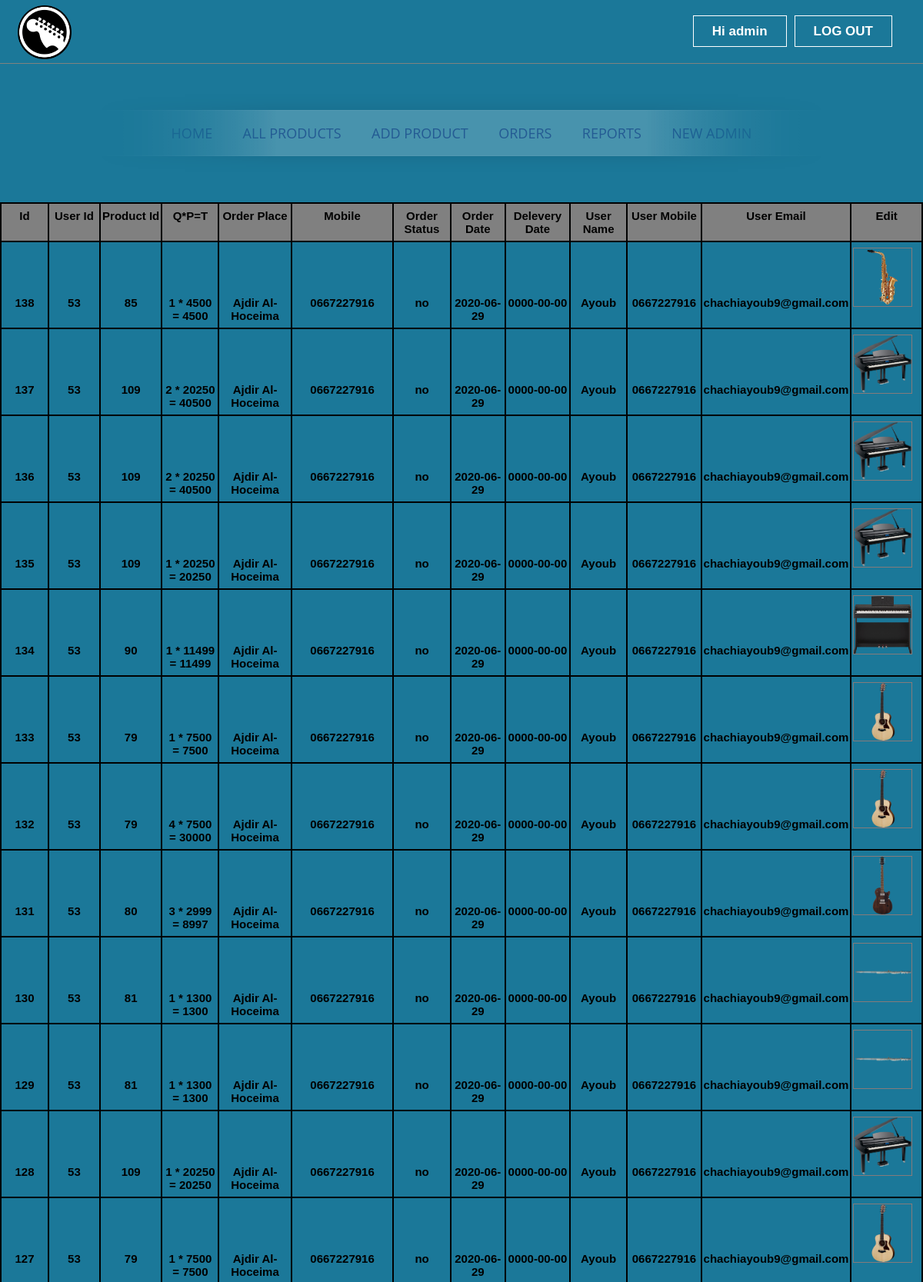
Screenshot of /admin/orders.php (signed in, upper part) with the database file from the repository.
### tables this page shows
CREATE TABLE `orders` (
  `id` int(11) NOT NULL,
  `uid` int(11) NOT NULL,
  `pid` int(11) NOT NULL,
  `quantity` int(11) NOT NULL,
  `oplace` text NOT NULL,
  `mobile` varchar(15) NOT NULL,
  `dstatus` varchar(10) NOT NULL DEFAULT 'no',
  `odate` date NOT NULL,
  `ddate` date NOT NULL,
  `delivery` varchar(30) NOT NULL
);

CREATE TABLE `products` (
  `id` int(11) NOT NULL,
  `pName` varchar(100) NOT NULL,
  `price` int(11) NOT NULL,
  `piece` int(11) NOT NULL,
  `description` text NOT NULL,
  `available` int(11) NOT NULL,
  `category` varchar(100) NOT NULL,
  `type` varchar(100) NOT NULL,
  `item` varchar(100) NOT NULL,
  `pCode` varchar(20) NOT NULL,
  `picture` text NOT NULL
);

CREATE TABLE `user` (
  `id` int(11) NOT NULL,
  `firstName` varchar(25) NOT NULL,
  `lastName` varchar(25) NOT NULL,
  `email` varchar(100) NOT NULL,
  `mobile` varchar(20) NOT NULL,
  `address` varchar(120) NOT NULL,
  `password` varchar(100) NOT NULL,
  `confirmCode` varchar(10) NOT NULL,
  `activation` varchar(10) NOT NULL DEFAULT 'no'
);

### admin/orders.php (the view, shortened to what this page needs)
<?php include ( "../inc/connect.inc.php" ); ?>
<?php
if (!isset($_SESSION['admin_login'])) {
	header("location: login.php");
	$user = "";
}
else {
	$user = $_SESSION['admin_login'];
	$result = mysqli_query($con,"SELECT * FROM admin WHERE id='$user'");
		$get_user_email = mysqli_fetch_assoc($result);
			$uname_db = $get_user_email['firstName'];
			$utype_db=$get_user_email['type'];
}
?>
<!doctype html>
<html>
	<head>
		<link rel="stylesheet" type="text/css" href="../css/style.css">
	</head>
	<body class="home-welcome-text"  style="background-color:#1b7899;">
		<div class="homepageheader">
			<div class="signinButton loginButton">
				<div class="uiloginbutton signinButton loginButton" style="margin-right: 40px;">
					<?php
						if ($user!="") {
							echo '<a style="text-decoration: none;color: #fff;" href="logout.php">LOG OUT</a>';
						}
					 ?>
				</div>
				<div class="uiloginbutton signinButton loginButton">
					<?php
						if ($user!="") {
							echo '<a style="text-decoration: none;color: #fff;" href="login.php">Hi '.$uname_db.'</br><span style="color: #de2a74"></span></a>';
						}
						else {
							echo '<a style="text-decoration: none;color: #fff;" href="login.php">LOG IN</a>';
						}
					 ?>
				</div>
			</div>
			<div style="float: left; margin: 5px 0px 0px 23px;">
				<a href="index.php">
					<img style=" height: 70px; margin-top:2px;" src="../image/logo.png">
				</a>
			</div>
		</div>
		<nav>
	  <ul>
	    <li>
	      <a href="index.php">Home</a>
	    </li>
	    <li>
	      <a href="allproducts.php">All Products</a>
	    </li>
	    <li>
	      <a href="addproduct.php">Add Product</a>
	    </li>
	    <li>
	      <a href="orders.php">Orders</a>
	    </li>
	    <?php
						if($utype_db == 'admin'){
							echo '<li><a href="report.php">Reports</a></li>
								<li><a href="newadmin.php">New Admin</a></li>';
						}
					?>
	  </ul>
	</nav>
		<div>
			<table class="rightsidemenu">
				<tr style="font-weight: bold;" colspan="10" bgcolor="grey">
					<th>Id</th>
					<th>User Id</th>
					<th>Product Id</th>
					<th>Q*P=T</th>
					<th>Order Place</th>
					<th>Mobile</th>
					<th>Order Status</th>
					<th>Order Date</th>
					<th>Delevery Date</th>
					<th>User Name</th>
					<th>User Mobile</th>
					<th>User Email</th>
					<th>Edit</th>
				</tr>
				<tr>
					<?php include ( "../inc/connect.inc.php");
					$query = "SELECT * FROM orders ORDER BY id DESC";
					$run = mysqli_query($con,$query);
					while ($row=mysqli_fetch_assoc($run)) {
						$oid = $row['id'];
						$ouid = $row['uid'];
						$opid = $row['pid'];
						$oquantity = $row['quantity'];
						$oplace = $row['oplace'];
						$omobile = $row['mobile'];
						$odstatus = $row['dstatus'];
						$odate = $row['odate'];
						$ddate = $row['ddate'];
						$query1 = "SELECT * FROM user WHERE id='$ouid'";
						$run1 = mysqli_query($con,$query1);
						$row1=mysqli_fetch_assoc($run1);
						$ofname = $row1['firstName'];
						$oumobile = $row1['mobile'];
						$ouemail = $row1['email'];
						$query2 = "SELECT * FROM products WHERE id='$opid'";
						$run2 = mysqli_query($con,$query2);
						$row2=mysqli_fetch_assoc($run2);
						$opitem = $row2['item'];
						$oppicture = $row2['picture'];
						$oprice = $row2['price'];
					 ?>
					<th><?php echo $oid; ?></th>
					<th><?php echo $ouid; ?></th>
					<th><?php echo $opid; ?></th>
					<th><?php echo ''.$oquantity.' * '.$oprice.' = '.$oquantity*$oprice.''; ?></th>
					<th><?php echo $oplace; ?></th>
					<th><?php echo $omobile; ?></th>
					<th><?php echo $odstatus; ?></th>
					<th><?php echo $odate; ?></th>
					<th><?php echo $ddate; ?></th>
					<th><?php echo $ofname; ?></th>
					<th><?php echo $oumobile; ?></th>
					<th><?php echo $ouemail; ?></th>
					<th><?php echo '<div class="home-prodlist-img"><a href="editorder.php?eoid='.$oid.'">
									<img src="../image/product/'.$opitem.'/'.$oppicture.'" class="home-prodlist-imgi" style="height: 75px; width: 75px;">
									</a>
								</div>' ?></th>
				</tr>
				<?php } ?>
			</table>
		</div>
	</body>
</html>

### css/style.css (style rules this page uses)
html, body, div, span, applet, object, iframe, h1, h2, h3, h4, h5, h6, p, blockquote, pre, a, abbr, acronym, address, big, cite, code, del, dfn, em, img, ins, kbd, q, s, samp, small, strike, strong, sub, sup, tt, var, b, u, i, center, dl, dt, dd, ol, ul, li, fieldset, form, label, legend, table, caption, tbody, tfoot, thead, tr, th, td, article, aside, canvas, details, embed, figure, figcaption, footer, header, hgroup, menu, nav, output, ruby, section, summary, time, mark, audio, video { margin: 0; padding: 0; border: 0; font: inherit; vertical-align: baseline;ss box-sizing: border-box; }
article, aside, details, figcaption, figure, footer, header, hgroup, menu, nav, section { display: block; }
body { line-height: normal; }
ol, ul { list-style: none; }
table { border-collapse: collapse; border-spacing: 0; }
* { margin: 0px; padding: 0px; }
body, button, input, label, select, td, textarea { font-family: Arial, Helvetica, tahoma,verdana,arial,sans-serif; font-size: 12px; }
body { width: 100%; position: relative; background-color: #fff; min-width: 1080px; }
.homepageheader { height: 82px; width: 100%; min-width: 980px; border-bottom: 1px solid #7f827f; margin: 0px; background-image: initial; background-position-x: initial; background-position-y: initial; background-size: initial; background-repeat-x: initial; background-repeat-y: initial; background-attachment: initial; background-origin: initial; background-clip: initial; }
.loginButton .signinButton { color: #FFFFFF; border: 1px solid #FFFFFF; cursor: pointer; display: inline-block; font-weight: bold; line-height: 15px; padding: 12px 24px; text-align: center; text-decoration: none; float: right; margin: 20px 0px 0px 10px; font-size: 17px; }
nav { max-width: 960px; mask-image: linear-gradient(90deg, rgba(255, 255, 255, 0) 0%, #ffffff 25%, #ffffff 75%, rgba(255, 255, 255, 0) 100%); margin: 0 auto; padding: 60px 0; }
nav ul { text-align: center; background: linear-gradient(90deg, rgba(255, 255, 255, 0) 0%, rgba(255, 255, 255, 0.2) 25%, rgba(255, 255, 255, 0.2) 75%, rgba(255, 255, 255, 0) 100%); box-shadow: 0 0 25px rgba(0, 0, 0, 0.1), inset 0 0 1px rgba(255, 255, 255, 0.6); }
nav ul li { display: inline-block; }
nav ul li a { padding: 18px; font-family: "Open Sans"; text-transform:uppercase; color: rgba(0, 35, 122, 0.5); font-size: 18px; text-decoration: none; display: block; }
.home-prodlist-imgi { height: 270px; width: 300px; padding: 0px; border: 1px solid #847b7b; display:block; }
.rightsidemenu { float: right; text-align: center; width: 100%; margin: 0px; font-size: 15px; font-weight: bold; height: 300px; overflow: auto; }
.rightsidemenu th { margin-top: 5px; border: 2px solid black; padding: 7px 2px; width: 100px; }

### rows the page displays
orders: id "138", uid "53", pid "85", quantity "1", products.price "4500", $oquantity*$oprice "4500", oplace "Ajdir Al-Hoceima", mobile "0667227916", dstatus "no", odate "2020-06-29", ddate "0000-00-00", user.firstName "Ayoub", user.mobile "0667227916", user.email "chachiayoub9@gmail.com", products.item+picture (picture)
orders: id "137", uid "53", pid "109", quantity "2", products.price "20250", $oquantity*$oprice "40500", oplace "Ajdir Al-Hoceima", mobile "0667227916", dstatus "no", odate "2020-06-29", ddate "0000-00-00", user.firstName "Ayoub", user.mobile "0667227916", user.email "chachiayoub9@gmail.com", products.item+picture (picture)
orders: id "136", uid "53", pid "109", quantity "2", products.price "20250", $oquantity*$oprice "40500", oplace "Ajdir Al-Hoceima", mobile "0667227916", dstatus "no", odate "2020-06-29", ddate "0000-00-00", user.firstName "Ayoub", user.mobile "0667227916", user.email "chachiayoub9@gmail.com", products.item+picture (picture)
orders: id "135", uid "53", pid "109", quantity "1", products.price "20250", $oquantity*$oprice "20250", oplace "Ajdir Al-Hoceima", mobile "0667227916", dstatus "no", odate "2020-06-29", ddate "0000-00-00", user.firstName "Ayoub", user.mobile "0667227916", user.email "chachiayoub9@gmail.com", products.item+picture (picture)
orders: id "134", uid "53", pid "90", quantity "1", products.price "11499", $oquantity*$oprice "11499", oplace "Ajdir Al-Hoceima", mobile "0667227916", dstatus "no", odate "2020-06-29", ddate "0000-00-00", user.firstName "Ayoub", user.mobile "0667227916", user.email "chachiayoub9@gmail.com", products.item+picture (picture)
orders: id "133", uid "53", pid "79", quantity "1", products.price "7500", $oquantity*$oprice "7500", oplace "Ajdir Al-Hoceima", mobile "0667227916", dstatus "no", odate "2020-06-29", ddate "0000-00-00", user.firstName "Ayoub", user.mobile "0667227916", user.email "chachiayoub9@gmail.com", products.item+picture (picture)
orders: id "132", uid "53", pid "79", quantity "4", products.price "7500", $oquantity*$oprice "30000", oplace "Ajdir Al-Hoceima", mobile "0667227916", dstatus "no", odate "2020-06-29", ddate "0000-00-00", user.firstName "Ayoub", user.mobile "0667227916", user.email "chachiayoub9@gmail.com", products.item+picture (picture)
orders: id "131", uid "53", pid "80", quantity "3", products.price "2999", $oquantity*$oprice "8997", oplace "Ajdir Al-Hoceima", mobile "0667227916", dstatus "no", odate "2020-06-29", ddate "0000-00-00", user.firstName "Ayoub", user.mobile "0667227916", user.email "chachiayoub9@gmail.com", products.item+picture (picture)
orders: id "130", uid "53", pid "81", quantity "1", products.price "1300", $oquantity*$oprice "1300", oplace "Ajdir Al-Hoceima", mobile "0667227916", dstatus "no", odate "2020-06-29", ddate "0000-00-00", user.firstName "Ayoub", user.mobile "0667227916", user.email "chachiayoub9@gmail.com", products.item+picture (picture)
orders: id "129", uid "53", pid "81", quantity "1", products.price "1300", $oquantity*$oprice "1300", oplace "Ajdir Al-Hoceima", mobile "0667227916", dstatus "no", odate "2020-06-29", ddate "0000-00-00", user.firstName "Ayoub", user.mobile "0667227916", user.email "chachiayoub9@gmail.com", products.item+picture (picture)
orders: id "128", uid "53", pid "109", quantity "1", products.price "20250", $oquantity*$oprice "20250", oplace "Ajdir Al-Hoceima", mobile "0667227916", dstatus "no", odate "2020-06-29", ddate "0000-00-00", user.firstName "Ayoub", user.mobile "0667227916", user.email "chachiayoub9@gmail.com", products.item+picture (picture)
orders: id "127", uid "53", pid "79", quantity "1", products.price "7500", $oquantity*$oprice "7500", oplace "Ajdir Al-Hoceima", mobile "0667227916", dstatus "no", odate "2020-06-29", ddate "0000-00-00", user.firstName "Ayoub", user.mobile "0667227916", user.email "chachiayoub9@gmail.com", products.item+picture (picture)

### other values shown
$uname_db "admin"
